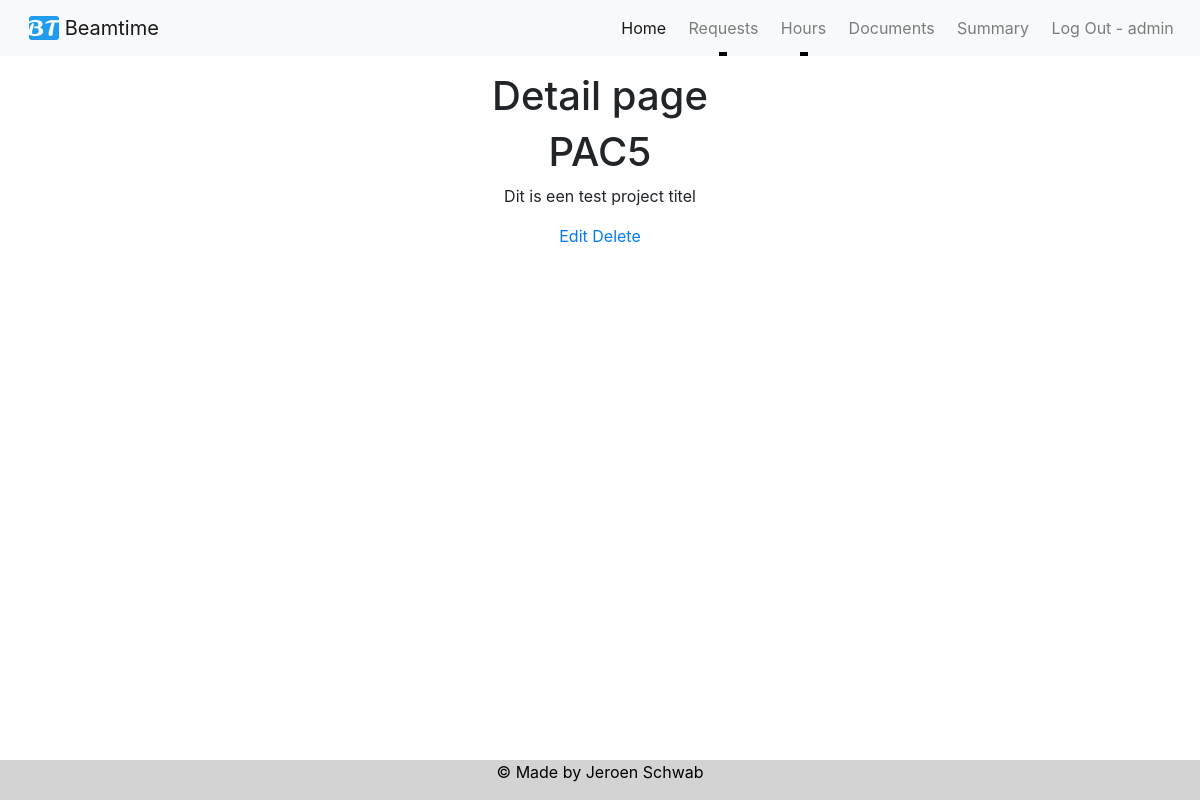
The app's page /beamrequest/PAC5/detail/ (signed in) with its own data.
### beamrequest/models.py (models this page shows, shortened)
class CreateBeamRequestModel(models.Model):
	SELECT		= 'Select'
	REQUEST		= 'Request'
	TENTATIVE	= 'Tentavive'
	ACCEPTED	= 'Accepted'
	CONFIRMED	= 'Confirmed'
	CANCELLED	= 'Cancelled'
	COMPLETED	= 'Completed'
	QUEUED		= 'Queued'
	STATUS_CHOICES = [
		(SELECT, ('Select an option')),
		(REQUEST, ('Request')),
		(TENTATIVE, ('Tentative')),
		(ACCEPTED,  ('Accepted')),
		(CONFIRMED, ('Confirmed')),
		(CANCELLED, ('Cancelled')),
		(COMPLETED, ('Completed')),
		(QUEUED, ('Queued')),
	]
	DIFBEAMS_CHOICES = [tuple([x,x]) for x in range(1,5)]
	SHIFTS_CHOICES = [tuple([x,x]) for x in range(1,17)]
	Project_Code = models.CharField(unique=True, max_length=20, blank = True)
	Pac_Rate = models.CharField(max_length=10, blank = True)
	Partrec_Contact_Name = models.CharField(max_length=50, blank = True)
	Partrec_Contact_Email = models.EmailField(blank = True)
	Previous_Experiment = models.CharField(max_length=200, blank = True)
	Status = models.CharField(max_length=25, choices=STATUS_CHOICES, default='SELECT')
	Project_Title = models.CharField(max_length=100, blank = True)
	Spokesperson_Name = models.CharField(max_length=50, blank = True)
	Spokesperson_Adress = models.CharField(max_length=50, blank = True)
	Spokesperson_Phonenumber = models.CharField(max_length=20, blank = True)
	Spokesperson_Email = models.EmailField(blank = True)
	Collaborator_Name = models.TextField(blank = True)
	Collaborator_Nationality = models.TextField(blank = True)
	Collaborator_Home_Institute = models.TextField(blank = True)
	Different_Beams = models.IntegerField(choices=DIFBEAMS_CHOICES, default='1')
	Beam_Note = models.TextField(blank = True)
	Hours = models.IntegerField(default='1')
	Ion_Species = models.ForeignKey(IonSpecies, on_delete=models.CASCADE, blank = True, null=True)
	Energy = ChainedForeignKey(Energys, chained_field="Ion_Species", chained_model_field="Ion_Species",	show_all=False,	auto_choose=True, blank = True, null=True)
	Flux = models.CharField(max_length=50, blank = True, null = True)
	Start_Date = models.DateTimeField(blank = True, null=True)
	End_Date = models.DateTimeField(blank = True, null=True)
	Requiered_Equipment = models.TextField(blank = True)
	Special_Requirements = models.TextField(blank = True)
	Special_Safety_Procedures = models.TextField(blank = True)
	Lab_Support_Requirements = models.TextField(blank = True)
	Funded = models.TextField(blank = True)
	Summary = models.TextField(blank = True)

### beamrequest/views.py (the view)
# urls.py: path('<str:Project_Code>/detail/', beam_request_detail_page, name='detail'),
@staff_member_required
def beam_request_detail_page(request, Project_Code):
    page_title = 'Detail page'
    qs = CreateBeamRequestModel.objects.filter(Project_Code = Project_Code)
    template_name = 'request/detail.html'
    context = {'title': page_title, 'object_list': qs}
    return render(request, template_name, context)

### templates/request/detail.html
{% extends "base.html" %}
{% block content %}
{% for object in object_list %}
<h1>{{ object.Project_Code }}</h1>
<p>{{ object.Project_Title }}</p>
		<a href='/beamrequest/{{object.Project_Code}}/update/'>Edit</a>
		<a href='/beamrequest/{{object.Project_Code}}/delete/'>Delete</a>
{% endfor %}
{% endblock %}

### templates/navbar_main.html (shortened to what this page needs)
{% load static %}
<nav class="navbar fixed-top navbar-expand-lg navbar-light bg-light">
  <div class="container-fluid">
    <a href="/" class="navbar-brand">
     <img src="{% static '/img/favicon.ico' %}" alt="" width="30" height="24" class="d-inline-block align-text-top">
     Beamtime
    </a>
    <div class="collapse navbar-collapse" id="navbarMain">
      <ul class="navbar-nav ml-auto">
        <li class="nav-item active">
          <a class="nav-link" href="/">Home</a>
        </li>
        {% if user.is_authenticated %}
          <li class="nav-item dropdown">
            <a class="nav-link dropdown-toggle" id="navbarRequest" role="button" data-toggle="dropdown" href="">Requests</a>
          </li>
          <li class="nav-item dropdown">
            <a class="nav-link dropdown-toggle" id="navbarHours" role="button" data-toggle="dropdown" href="">Hours</a>
          </li>
          <li class="nav-item">
            <a class="nav-link" href="/documentation/home">Documents</a>
          </li>
          <li class="nav-item">
            <a class="nav-link" href="/summary/home">Summary</a>
          </li>
          <li class="nav-item">
            <a class="nav-link" href="{% url 'logout' %}">Log Out - {{ user.username }}</a>
          </li>
        </ul>
        {% else %}
          <li class="nav-item">
            <a class="nav-link" href="{% url 'login' %}">Log In</a>
          </li>
        {% endif %}
    </div>
  </div>
</nav>

### static/css/style.css (style rules this page uses)
@media only screen and (min-width: 960px) { .navbar .navbar-nav .nav-link { padding: 1em 0.7em; } }
@media only screen and (min-width: 960px) { .navbar { padding: 0; } }
@media only screen and (min-width: 960px) { .navbar .navbar-brand { padding: 0 0.7em; } }
.navbar .navbar-nav .nav-link { position: relative; }
.navbar .navbar-nav .nav-link::after { position: absolute; bottom: 0; left: 0; right: 0; margin: auto; background-color: #000000; color: transparent; width: 0%; content: ''; height: 3px; transition: all 0.5s; }

### records on screen
CreateBeamRequestModel: Project_Code "PAC5", Project_Title "Dit is een test project titel"

### other values on screen
{{ user.username }} "admin"
{{ title }} "Detail page"
